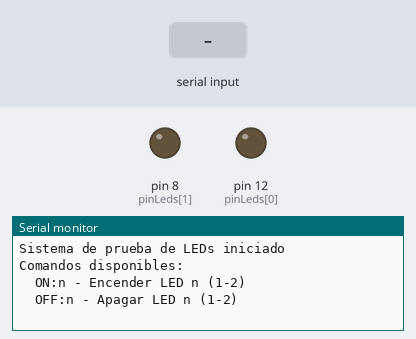
This sketch was run on a simulated Arduino Uno, built with avr-gcc and run on an emulated ATmega328P. On the bench: output pins drawn as LEDs (lit = HIGH), the last lines printed to the serial monitor. The inputs (shaded band) are chosen by the test bench.

Above: at 1.2 s.
1.3 s: "ON:\n" received over Serial
At 1.9 s:
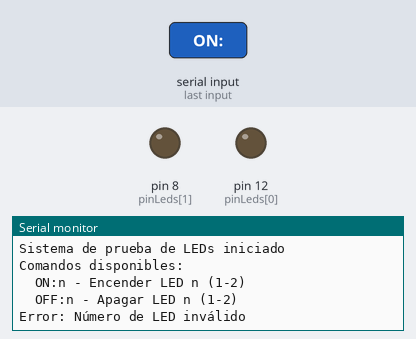
2.8 s: "WAIT:\n" received over Serial
At 3.1 s:
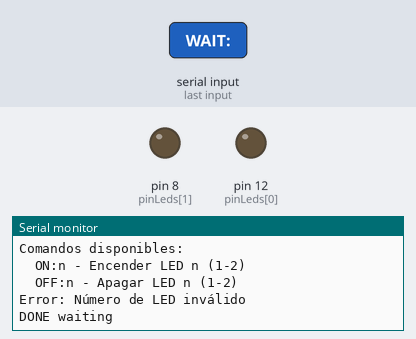
4.3 s: "90,45,200\n" received over Serial
At 5.6 s:
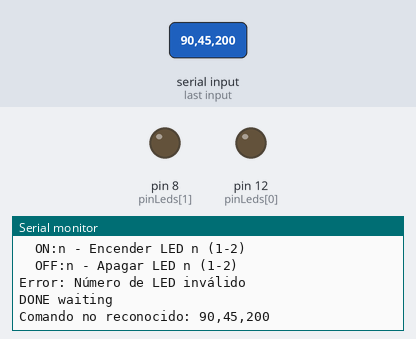

The sketch:

arduino_control_leds.ino
```cpp
/*
 * Arduino Control - Prueba de encendido/apagado de LEDs
 *
 * Este sketch permite encender y apagar dos LEDs a través de comandos seriales.
 */

// Definición de pines para los LEDs
#define NUM_LEDS 2
const int pinLeds[] = {12, 8}; // Pines digitales para los LEDs

// Buffer para recibir comandos
String inputBuffer = "";
bool commandComplete = false;

void setup()
{
    // Inicializar comunicación serial
    Serial.begin(9600);

    // Configurar pines de los LEDs como salida
    for (int i = 0; i < NUM_LEDS; i++)
    {
        pinMode(pinLeds[i], OUTPUT);
        digitalWrite(pinLeds[i], LOW); // Inicialmente apagados
    }

    // Mensaje de inicio
    Serial.println("Sistema de prueba de LEDs iniciado");
    Serial.println("Comandos disponibles:");
    Serial.println("  ON:n - Encender LED n (1-2)");
    Serial.println("  OFF:n - Apagar LED n (1-2)");
}

void loop()
{
    // Leer datos del puerto serial
    while (Serial.available() > 0)
    {
        char inChar = (char)Serial.read();
        if (inChar == '\n')
        {
            commandComplete = true;
        }
        else
        {
            inputBuffer += inChar;
        }
    }

    // Procesar comando si está completo
    if (commandComplete)
    {
        procesarComando(inputBuffer);
        inputBuffer = "";
        commandComplete = false;
    }
}

void procesarComando(String comando)
{
    comando.trim(); // Eliminar espacios en blanco

    // Comando para encender un LED
    if (comando.startsWith("ON:"))
    {
        int led = comando.substring(3).toInt();
        if (led >= 1 && led <= NUM_LEDS)
        {
            encenderLed(led - 1); // Ajustar índice (0-1)
            Serial.print("LED ");
            Serial.print(led);
            Serial.println(" encendido");
        }
        else
        {
            Serial.println("Error: Número de LED inválido");
        }
    }

    // Comando para apagar un LED
    else if (comando.startsWith("OFF:"))
    {
        int led = comando.substring(4).toInt();
        if (led >= 1 && led <= NUM_LEDS)
        {
            apagarLed(led - 1); // Ajustar índice (0-1)
            Serial.print("LED ");
            Serial.print(led);
            Serial.println(" apagado");
        }
        else
        {
            Serial.println("Error: Número de LED inválido");
        }
    }
    // Comando para esperar un tiempo específico
    else if (comando.startsWith("WAIT:"))
    {
        int tiempoEspera = comando.substring(5).toInt();
        delay(tiempoEspera);
        Serial.println("DONE waiting");
    }
    // Comando no reconocido
    else
    {
        Serial.print("Comando no reconocido: ");
        Serial.println(comando);
    }
}

void encenderLed(int indice)
{
    digitalWrite(pinLeds[indice], HIGH);
}

void apagarLed(int indice)
{
    digitalWrite(pinLeds[indice], LOW);
}
```

Measured:
- after the input at 1.3 s, the serial monitor: prints a new line at once (image 1)
- after the input at 2.8 s, the serial monitor: prints a new line at once (image 2)
- after the input at 4.3 s, the serial monitor: prints a new line at once (image 3)
